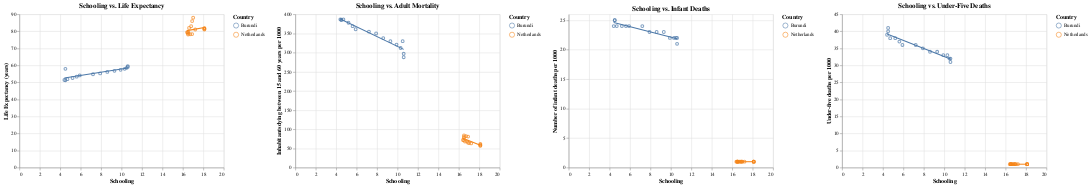

This figure's notebook cell:
### Code cell
def create_scatter_plot(concatenated_data, x_var, y_var, title, y_title):
    chart = alt.Chart(concatenated_data).mark_point().encode(
        x=alt.X(f'{x_var}:Q', title=x_var),
        y=alt.Y(f'{y_var}:Q', title=y_title),
        color='Country:N',
        tooltip=['Country', 'Year', x_var, y_var]
    ).properties(
        title=title,
        width=400,
        height=300
    )

    regression_line = chart.transform_regression(x_var, y_var, groupby=['Country']).mark_line().encode(
        color='Country:N'
    )

    return chart + regression_line

y_titles = {
    'Adult mortality': 'Inhabitants dying between 15 and 60 years per 1000',
    'Infant deaths': 'Number of infant deaths per 1000',
    'Under_five_deaths': 'Under-five deaths per 1000'
}

chart1 = create_scatter_plot(concatenated_data, 'Schooling', 'Life expectancy', 'Schooling vs. Life Expectancy', 'Life Expectancy (years)')
chart2 = create_scatter_plot(concatenated_data, 'Schooling', 'Adult mortality', 'Schooling vs. Adult Mortality', y_titles['Adult mortality'])
chart3 = create_scatter_plot(concatenated_data, 'Schooling', 'Infant deaths', 'Schooling vs. Infant Deaths', y_titles['Infant deaths'])
chart4 = create_scatter_plot(concatenated_data, 'Schooling', 'Under-five deaths', 'Schooling vs. Under-Five Deaths', y_titles['Under_five_deaths'])

final_chart = alt.hconcat(chart1, chart2, chart3, chart4).resolve_scale(color='independent')
final_chart.display()

### Figure 1 — Vega-Lite specification as saved in the notebook (floating-point values rounded to 4 significant figures)
{"config": {"view": {"continuousWidth": 400, "continuousHeight": 300}}, "hconcat": [{"layer": [{"mark": "point", "encoding": {"color": {"field": "Country", "type": "nominal"}, "tooltip": [{"field": "Country", "type": "nominal"}, {"field": "Year", "type": "quantitative"}, {"field": "Schooling", "type": "quantitative"}, {"field": "Life expectancy", "type": "quantitative"}], "x": {"field": "Schooling", "title": "Schooling", "type": "quantitative"}, "y": {"field": "Life expectancy", "title": "Life Expectancy (years)", "type": "quantitative"}}, "height": 300, "title": "Schooling vs. Life Expectancy", "width": 400}, {"mark": "line", "encoding": {"color": {"field": "Country", "type": "nominal"}, "tooltip": [{"field": "Country", "type": "nominal"}, {"field": "Year", "type": "quantitative"}, {"field": "Schooling", "type": "quantitative"}, {"field": "Life expectancy", "type": "quantitative"}], "x": {"field": "Schooling", "title": "Schooling", "type": "quantitative"}, "y": {"field": "Life expectancy", "title": "Life Expectancy (years)", "type": "quantitative"}}, "height": 300, "title": "Schooling vs. Life Expectancy", "transform": [{"on": "Schooling", "regression": "Life expectancy", "groupby": ["Country"]}], "width": 400}]}, {"layer": [{"mark": "point", "encoding": {"color": {"field": "Country", "type": "nominal"}, "tooltip": [{"field": "Country", "type": "nominal"}, {"field": "Year", "type": "quantitative"}, {"field": "Schooling", "type": "quantitative"}, {"field": "Adult mortality", "type": "quantitative"}], "x": {"field": "Schooling", "title": "Schooling", "type": "quantitative"}, "y": {"field": "Adult mortality", "title": "Inhabitants dying between 15 and 60 years per 1000", "type": "quantitative"}}, "height": 300, "title": "Schooling vs. Adult Mortality", "width": 400}, {"mark": "line", "encoding": {"color": {"field": "Country", "type": "nominal"}, "tooltip": [{"field": "Country", "type": "nominal"}, {"field": "Year", "type": "quantitative"}, {"field": "Schooling", "type": "quantitative"}, {"field": "Adult mortality", "type": "quantitative"}], "x": {"field": "Schooling", "title": "Schooling", "type": "quantitative"}, "y": {"field": "Adult mortality", "title": "Inhabitants dying between 15 and 60 years per 1000", "type": "quantitative"}}, "height": 300, "title": "Schooling vs. Adult Mortality", "transform": [{"on": "Schooling", "regression": "Adult mortality", "groupby": ["Country"]}], "width": 400}]}, {"layer": [{"mark": "point", "encoding": {"color": {"field": "Country", "type": "nominal"}, "tooltip": [{"field": "Country", "type": "nominal"}, {"field": "Year", "type": "quantitative"}, {"field": "Schooling", "type": "quantitative"}, {"field": "Infant deaths", "type": "quantitative"}], "x": {"field": "Schooling", "title": "Schooling", "type": "quantitative"}, "y": {"field": "Infant deaths", "title": "Number of infant deaths per 1000", "type": "quantitative"}}, "height": 300, "title": "Schooling vs. Infant Deaths", "width": 400}, {"mark": "line", "encoding": {"color": {"field": "Country", "type": "nominal"}, "tooltip": [{"field": "Country", "type": "nominal"}, {"field": "Year", "type": "quantitative"}, {"field": "Schooling", "type": "quantitative"}, {"field": "Infant deaths", "type": "quantitative"}], "x": {"field": "Schooling", "title": "Schooling", "type": "quantitative"}, "y": {"field": "Infant deaths", "title": "Number of infant deaths per 1000", "type": "quantitative"}}, "height": 300, "title": "Schooling vs. Infant Deaths", "transform": [{"on": "Schooling", "regression": "Infant deaths", "groupby": ["Country"]}], "width": 400}]}, {"layer": [{"mark": "point", "encoding": {"color": {"field": "Country", "type": "nominal"}, "tooltip": [{"field": "Country", "type": "nominal"}, {"field": "Year", "type": "quantitative"}, {"field": "Schooling", "type": "quantitative"}, {"field": "Under-five deaths", "type": "quantitative"}], "x": {"field": "Schooling", "title": "Schooling", "type": "quantitative"}, "y": {"field": "Under-five deaths", "title": "Under-five deaths per 1000", "type": "quantitative"}}, "height": 300, "title": "Schooling vs. Under-Five Deaths", "width": 400}, {"mark": "line", "encoding": {"color": {"field": "Country", "type": "nominal"}, "tooltip": [{"field": "Country", "type": "nominal"}, {"field": "Year", "type": "quantitative"}, {"field": "Schooling", "type": "quantitative"}, {"field": "Under-five deaths", "type": "quantitative"}], "x": {"field": "Schooling", "title": "Schooling", "type": "quantitative"}, "y": {"field": "Under-five deaths", "title": "Under-five deaths per 1000", "type": "quantitative"}}, "height": 300, "title": "Schooling vs. Under-Five Deaths", "transform": [{"on": "Schooling", "regression": "Under-five deaths", "groupby": ["Country"]}], "width": 400}]}], "data": {"name": "data-62f4c695e90ba80382457f98dad287db"}, "resolve": {"scale": {"color": "independent"}}, "$schema": "https://vega.github.io/schema/vega-lite/v4.17.0.json", "datasets": {"data-62f4c695e90ba80382457f98dad287db": [{"Country": "Burundi", "Year": 2015, "Status": "Developing", "Life expectancy": 59.6, "Adult mortality": 288.0, "Infant deaths": 21, "Under-five deaths": 31, "Population": 11990000.0, "Schooling": 10.6}, {"Country": "Burundi", "Year": 2014, "Status": "Developing", "Life expectancy": 59.1, "Adult mortality": 297.0, "Infant deaths": 22, "Under-five deaths": 32, "Population": 9892000.0, "Schooling": 10.6}, {"Country": "Burundi", "Year": 2013, "Status": "Developing", "Life expectancy": 58.6, "Adult mortality": 330.0, "Infant deaths": 22, "Under-five deaths": 32, "Population": 9619000.0, "Schooling": 10.5}, {"Country": "Burundi", "Year": 2012, "Status": "Developing", "Life expectancy": 58.0, "Adult mortality": 312.0, "Infant deaths": 22, "Under-five deaths": 33, "Population": 9320000.0, "Schooling": 10.3}, {"Country": "Burundi", "Year": 2011, "Status": "Developing", "Life expectancy": 57.4, "Adult mortality": 321.0, "Infant deaths": 22, "Under-five deaths": 33, "Population": 9436000.0, "Schooling": 9.9}, {"Country": "Burundi", "Year": 2010, "Status": "Developing", "Life expectancy": 56.8, "Adult mortality": 330.0, "Infant deaths": 23, "Under-five deaths": 34, "Population": 8767000.0, "Schooling": 9.3}, {"Country": "Burundi", "Year": 2009, "Status": "Developing", "Life expectancy": 56.2, "Adult mortality": 338.0, "Infant deaths": 23, "Under-five deaths": 34, "Population": 8489000.0, "Schooling": 8.6}, {"Country": "Burundi", "Year": 2008, "Status": "Developing", "Life expectancy": 55.3, "Adult mortality": 350.0, "Infant deaths": 23, "Under-five deaths": 35, "Population": 8212000.0, "Schooling": 7.9}, {"Country": "Burundi", "Year": 2007, "Status": "Developing", "Life expectancy": 54.8, "Adult mortality": 355.0, "Infant deaths": 24, "Under-five deaths": 36, "Population": 7940000.0, "Schooling": 7.2}, {"Country": "Burundi", "Year": 2006, "Status": "Developing", "Life expectancy": 54.1, "Adult mortality": 361.0, "Infant deaths": 24, "Under-five deaths": 36, "Population": 7675000.0, "Schooling": 5.9}, {"Country": "Burundi", "Year": 2005, "Status": "Developing", "Life expectancy": 53.4, "Adult mortality": 369.0, "Infant deaths": 24, "Under-five deaths": 37, "Population": 7423000.0, "Schooling": 5.6}, {"Country": "Burundi", "Year": 2004, "Status": "Developing", "Life expectancy": 52.6, "Adult mortality": 378.0, "Infant deaths": 24, "Under-five deaths": 38, "Population": 7182000.0, "Schooling": 5.2}, {"Country": "Burundi", "Year": 2003, "Status": "Developing", "Life expectancy": 51.9, "Adult mortality": 387.0, "Infant deaths": 24, "Under-five deaths": 38, "Population": 6953000.0, "Schooling": 4.7}, {"Country": "Burundi", "Year": 2002, "Status": "Developing", "Life expectancy": 51.5, "Adult mortality": 387.0, "Infant deaths": 24, "Under-five deaths": 39, "Population": 6742000.0, "Schooling": 4.4}, {"Country": "Burundi", "Year": 2001, "Status": "Developing", "Life expectancy": 51.3, "Adult mortality": 385.0, "Infant deaths": 25, "Under-five deaths": 40, "Population": 6556000.0, "Schooling": 4.5}, {"Country": "Burundi", "Year": 2000, "Status": "Developing", "Life expectancy": 58.0, "Adult mortality": 386.0, "Infant deaths": 25, "Under-five deaths": 41, "Population": 6476000.0, "Schooling": 4.5}, {"Country": "Netherlands", "Year": 2015, "Status": "Developed", "Life expectancy": 81.9, "Adult mortality": 57.0, "Infant deaths": 1, "Under-five deaths": 1, "Population": 16940000.0, "Schooling": 18.1}, {"Country": "Netherlands", "Year": 2014, "Status": "Developed", "Life expectancy": 81.7, "Adult mortality": 58.0, "Infant deaths": 1, "Under-five deaths": 1, "Population": 16870000.0, "Schooling": 18.1}, {"Country": "Netherlands", "Year": 2013, "Status": "Developed", "Life expectancy": 81.4, "Adult mortality": 60.0, "Infant deaths": 1, "Under-five deaths": 1, "Population": 16840000.0, "Schooling": 18.1}, {"Country": "Netherlands", "Year": 2012, "Status": "Developed", "Life expectancy": 81.1, "Adult mortality": 62.0, "Infant deaths": 1, "Under-five deaths": 1, "Population": 16750000.0, "Schooling": 18.1}, {"Country": "Netherlands", "Year": 2011, "Status": "Developed", "Life expectancy": 81.1, "Adult mortality": 63.0, "Infant deaths": 1, "Under-five deaths": 1, "Population": 16690000.0, "Schooling": 17.2}, {"Country": "Netherlands", "Year": 2010, "Status": "Developed", "Life expectancy": 88.0, "Adult mortality": 64.0, "Infant deaths": 1, "Under-five deaths": 1, "Population": 16620000.0, "Schooling": 17.0}, {"Country": "Netherlands", "Year": 2009, "Status": "Developed", "Life expectancy": 86.0, "Adult mortality": 65.0, "Infant deaths": 1, "Under-five deaths": 1, "Population": 16530000.0, "Schooling": 16.9}, {"Country": "Netherlands", "Year": 2008, "Status": "Developed", "Life expectancy": 83.0, "Adult mortality": 68.0, "Infant deaths": 1, "Under-five deaths": 1, "Population": 16450000.0, "Schooling": 16.8}, {"Country": "Netherlands", "Year": 2007, "Status": "Developed", "Life expectancy": 82.0, "Adult mortality": 68.0, "Infant deaths": 1, "Under-five deaths": 1, "Population": 16380000.0, "Schooling": 16.6}, {"Country": "Netherlands", "Year": 2006, "Status": "Developed", "Life expectancy": 79.8, "Adult mortality": 71.0, "Infant deaths": 1, "Under-five deaths": 1, "Population": 16350000.0, "Schooling": 16.5}, {"Country": "Netherlands", "Year": 2005, "Status": "Developed", "Life expectancy": 79.4, "Adult mortality": 72.0, "Infant deaths": 1, "Under-five deaths": 1, "Population": 16320000.0, "Schooling": 16.4}, {"Country": "Netherlands", "Year": 2004, "Status": "Developed", "Life expectancy": 79.2, "Adult mortality": 77.0, "Infant deaths": 1, "Under-five deaths": 1, "Population": 16280000.0, "Schooling": 16.5}, {"Country": "Netherlands", "Year": 2003, "Status": "Developed", "Life expectancy": 78.7, "Adult mortality": 80.0, "Infant deaths": 1, "Under-five deaths": 1, "Population": 16230000.0, "Schooling": 16.5}, {"Country": "Netherlands", "Year": 2002, "Status": "Developed", "Life expectancy": 78.4, "Adult mortality": 81.0, "Infant deaths": 1, "Under-five deaths": 1, "Population": 16150000.0, "Schooling": 16.9}, {"Country": "Netherlands", "Year": 2001, "Status": "Developed", "Life expectancy": 78.3, "Adult mortality": 82.0, "Infant deaths": 1, "Under-five deaths": 1, "Population": 16230000.0, "Schooling": 16.7}, {"Country": "Netherlands", "Year": 2000, "Status": "Developed", "Life expectancy": 78.1, "Adult mortality": 84.0, "Infant deaths": 1, "Under-five deaths": 1, "Population": 15930000.0, "Schooling": 16.5}]}}
